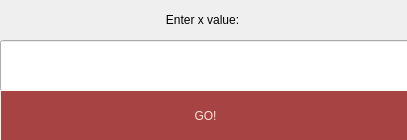
<?xml version="1.0" encoding="UTF-8"?>
<ui version="4.0">
 <class>X_window</class>
 <widget class="QDialog" name="X_window">
  <property name="geometry">
   <rect>
    <x>0</x>
    <y>0</y>
    <width>407</width>
    <height>140</height>
   </rect>
  </property>
  <property name="windowTitle">
   <string>Dialog</string>
  </property>
  <widget class="QLineEdit" name="lineEdit">
   <property name="geometry">
    <rect>
     <x>0</x>
     <y>40</y>
     <width>411</width>
     <height>51</height>
    </rect>
   </property>
   <property name="styleSheet">
    <string notr="true">QLineEdit {
	font: 28pt &quot;.AppleSystemUIFont&quot;;
  qproperty-alignment: 'AlignVCenter | AlignRight';
  border: 1px solid rgb(254, 248, 245);
color: #a84343;
background-color : #fcf7fa;

}

background-color : white;</string>
   </property>
  </widget>
  <widget class="QPushButton" name="go_button">
   <property name="geometry">
    <rect>
     <x>0</x>
     <y>90</y>
     <width>411</width>
     <height>51</height>
    </rect>
   </property>
   <property name="styleSheet">
    <string notr="true">QPushButton {
font: 22pt &quot;.AppleSystemUIFont&quot;;
border:1px solid rgb(254, 248, 245);
background-color: #a84343;
color: rgb(251, 230, 219);
}
QPushButton:pressed {
background-color: qlineargradient(x1: 0, y1: 0, x2: 0, y2: 1,
                                      stop: 0 #FFFFFF, stop: 1 #8B0000);
    
}</string>
   </property>
   <property name="text">
    <string>GO!</string>
   </property>
  </widget>
  <widget class="QLabel" name="label">
   <property name="geometry">
    <rect>
     <x>-3</x>
     <y>-1</y>
     <width>411</width>
     <height>41</height>
    </rect>
   </property>
   <property name="styleSheet">
    <string notr="true">QLabel {
	font: 28pt &quot;.AppleSystemUIFont&quot;;
  qproperty-alignment: 'AlignVCenter | AlignRight';
  border: 1px solid rgb(254, 248, 245);
color: #a84343;
background-color : rgb(252, 241, 236);

}

background-color : white;</string>
   </property>
   <property name="text">
    <string>Enter x value:</string>
   </property>
   <property name="alignment">
    <set>Qt::AlignCenter</set>
   </property>
  </widget>
 </widget>
 <resources/>
 <connections/>
</ui>
